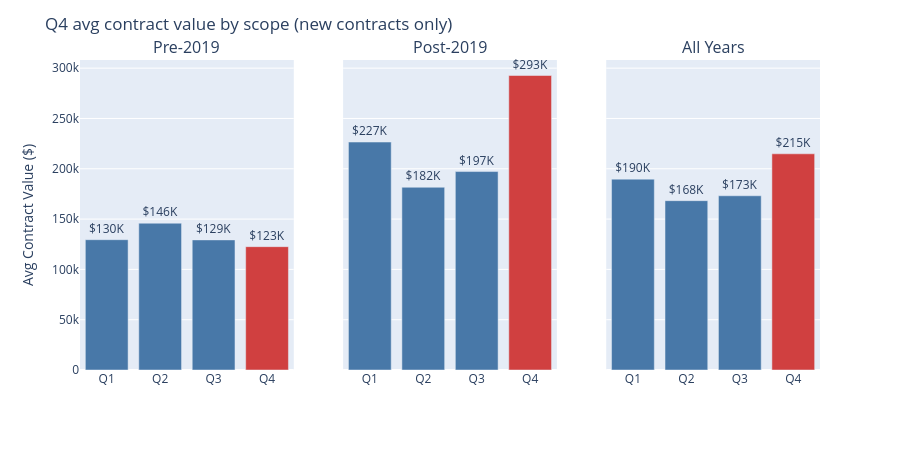

The code cell stored with this chart in its notebook:
### Code cell
# Q4 avg contract value: pre-2019 vs post-2019 vs all years
colors = ['#4878A8', '#4878A8', '#4878A8', '#D04040']
scopes = ['Pre-2019', 'Post-2019', 'All Years']

fig = make_subplots(rows=1, cols=3, subplot_titles=[f"{s}" for s in scopes], shared_yaxes=True)

for i, scope in enumerate(scopes):
    d = q_scopes.filter(pl.col("scope") == scope)
    fig.add_trace(go.Bar(x=d["quarter"].to_list(), y=d["avg_value"].to_list(),
        marker_color=colors, text=[f'${v/1000:.0f}K' for v in d["avg_value"].to_list()],
        textposition='outside', cliponaxis=False, showlegend=False), row=1, col=i+1)

fig.update_yaxes(title_text="Avg Contract Value ($)", row=1, col=1)
fig.update_layout(title_text="Q4 avg contract value by scope (new contracts only)",
    height=450, margin=dict(t=60))
fig.show()

### Figure 1 — Plotly figure (JSON) as saved in the notebook; plotly's stock layout.template omitted (floating-point values rounded to 4 significant figures)
{"data": [{"cliponaxis": false, "marker": {"color": ["#4878A8", "#4878A8", "#4878A8", "#D04040"]}, "showlegend": false, "text": ["$130K", "$146K", "$129K", "$123K"], "textposition": "outside", "type": "bar", "x": ["Q1", "Q2", "Q3", "Q4"], "xaxis": "x", "y": [129507, 145911, 129329, 122576], "yaxis": "y"}, {"cliponaxis": false, "marker": {"color": ["#4878A8", "#4878A8", "#4878A8", "#D04040"]}, "showlegend": false, "text": ["$227K", "$182K", "$197K", "$293K"], "textposition": "outside", "type": "bar", "x": ["Q1", "Q2", "Q3", "Q4"], "xaxis": "x2", "y": [226566, 181635, 197229, 292705], "yaxis": "y2"}, {"cliponaxis": false, "marker": {"color": ["#4878A8", "#4878A8", "#4878A8", "#D04040"]}, "showlegend": false, "text": ["$190K", "$168K", "$173K", "$215K"], "textposition": "outside", "type": "bar", "x": ["Q1", "Q2", "Q3", "Q4"], "xaxis": "x3", "y": [189701, 168310, 173164, 214868], "yaxis": "y3"}], "layout": {"annotations": [{"font": {"size": 16}, "showarrow": false, "text": "Pre-2019", "x": 0.1444, "xanchor": "center", "xref": "paper", "y": 1, "yanchor": "bottom", "yref": "paper"}, {"font": {"size": 16}, "showarrow": false, "text": "Post-2019", "x": 0.5, "xanchor": "center", "xref": "paper", "y": 1, "yanchor": "bottom", "yref": "paper"}, {"font": {"size": 16}, "showarrow": false, "text": "All Years", "x": 0.8556, "xanchor": "center", "xref": "paper", "y": 1, "yanchor": "bottom", "yref": "paper"}], "height": 450, "margin": {"t": 60}, "title": {"text": "Q4 avg contract value by scope (new contracts only)"}, "xaxis": {"anchor": "y", "domain": [0, 0.2889]}, "xaxis2": {"anchor": "y2", "domain": [0.3556, 0.6444]}, "xaxis3": {"anchor": "y3", "domain": [0.7111, 1]}, "yaxis": {"anchor": "x", "domain": [0, 1], "title": {"text": "Avg Contract Value ($)"}}, "yaxis2": {"anchor": "x2", "domain": [0, 1], "matches": "y", "showticklabels": false}, "yaxis3": {"anchor": "x3", "domain": [0, 1], "matches": "y", "showticklabels": false}}}
